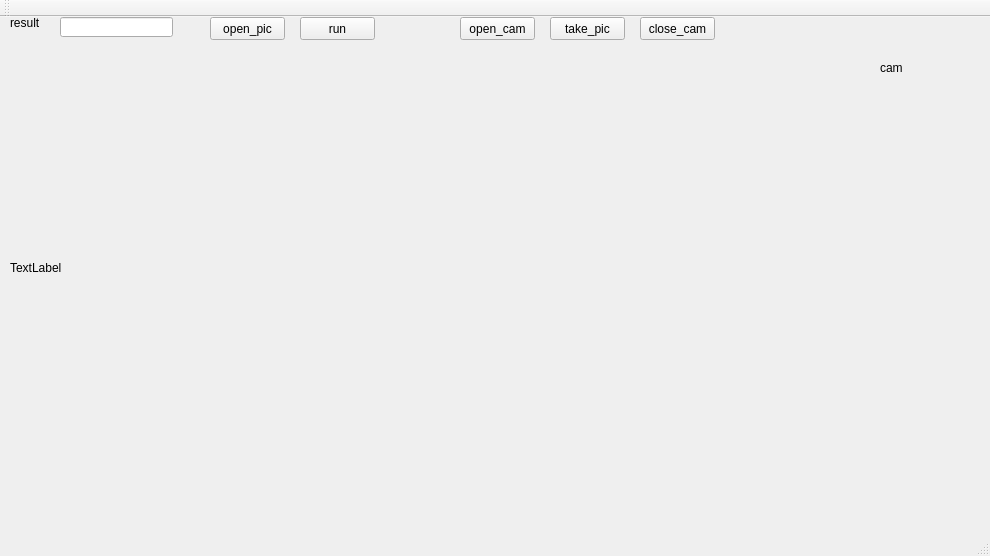
<?xml version="1.0" encoding="UTF-8"?>
<ui version="4.0">
 <class>MainWindow</class>
 <widget class="QMainWindow" name="MainWindow">
  <property name="geometry">
   <rect>
    <x>0</x>
    <y>0</y>
    <width>990</width>
    <height>556</height>
   </rect>
  </property>
  <property name="windowTitle">
   <string>MainWindow</string>
  </property>
  <widget class="QWidget" name="centralWidget">
   <widget class="QPushButton" name="openButton">
    <property name="geometry">
     <rect>
      <x>210</x>
      <y>0</y>
      <width>75</width>
      <height>23</height>
     </rect>
    </property>
    <property name="text">
     <string>open_pic</string>
    </property>
   </widget>
   <widget class="QPushButton" name="runButton">
    <property name="geometry">
     <rect>
      <x>300</x>
      <y>0</y>
      <width>75</width>
      <height>23</height>
     </rect>
    </property>
    <property name="text">
     <string>run</string>
    </property>
   </widget>
   <widget class="QLabel" name="pic_label">
    <property name="geometry">
     <rect>
      <x>10</x>
      <y>30</y>
      <width>701</width>
      <height>441</height>
     </rect>
    </property>
    <property name="text">
     <string>TextLabel</string>
    </property>
   </widget>
   <widget class="QLineEdit" name="resultLineEdit">
    <property name="geometry">
     <rect>
      <x>60</x>
      <y>0</y>
      <width>113</width>
      <height>20</height>
     </rect>
    </property>
   </widget>
   <widget class="QLabel" name="label_2">
    <property name="geometry">
     <rect>
      <x>10</x>
      <y>0</y>
      <width>54</width>
      <height>12</height>
     </rect>
    </property>
    <property name="text">
     <string>result</string>
    </property>
   </widget>
   <widget class="QLabel" name="cam_label">
    <property name="geometry">
     <rect>
      <x>880</x>
      <y>10</y>
      <width>91</width>
      <height>81</height>
     </rect>
    </property>
    <property name="text">
     <string>cam</string>
    </property>
   </widget>
   <widget class="QPushButton" name="open_cam">
    <property name="geometry">
     <rect>
      <x>460</x>
      <y>0</y>
      <width>75</width>
      <height>23</height>
     </rect>
    </property>
    <property name="text">
     <string>open_cam</string>
    </property>
   </widget>
   <widget class="QPushButton" name="take_pic">
    <property name="geometry">
     <rect>
      <x>550</x>
      <y>0</y>
      <width>75</width>
      <height>23</height>
     </rect>
    </property>
    <property name="text">
     <string>take_pic</string>
    </property>
   </widget>
   <widget class="QPushButton" name="close_cam">
    <property name="geometry">
     <rect>
      <x>640</x>
      <y>0</y>
      <width>75</width>
      <height>23</height>
     </rect>
    </property>
    <property name="text">
     <string>close_cam</string>
    </property>
   </widget>
  </widget>
  <widget class="QMenuBar" name="menuBar">
   <property name="geometry">
    <rect>
     <x>0</x>
     <y>0</y>
     <width>990</width>
     <height>23</height>
    </rect>
   </property>
  </widget>
  <widget class="QToolBar" name="mainToolBar">
   <attribute name="toolBarArea">
    <enum>TopToolBarArea</enum>
   </attribute>
   <attribute name="toolBarBreak">
    <bool>false</bool>
   </attribute>
  </widget>
  <widget class="QStatusBar" name="statusBar"/>
 </widget>
 <layoutdefault spacing="6" margin="11"/>
 <resources/>
 <connections/>
</ui>
